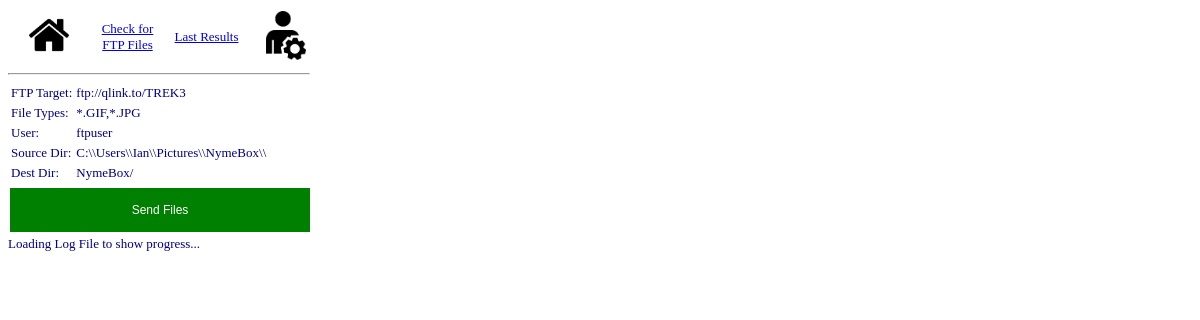
The app's page /, older data.
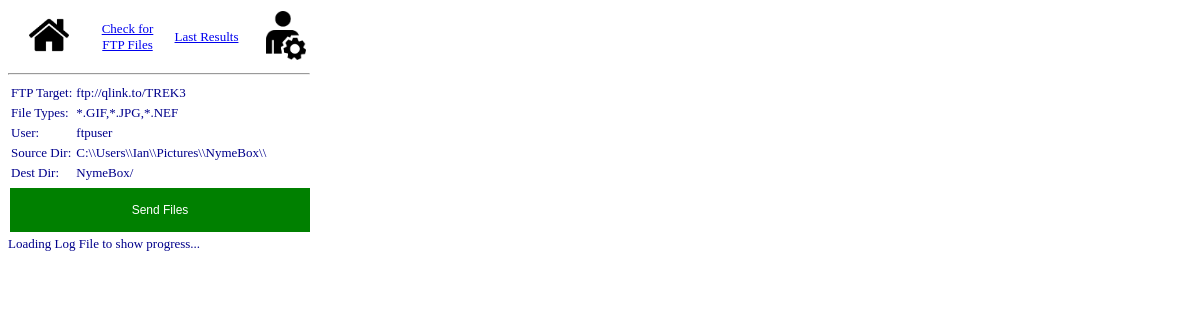
The same page, newer data.
### Basic/models.py (models this page shows)
class ConfigItem(models.Model):
    Manager = models.Manager()
    FtpURL = models.CharField(max_length=250, default='TREK')
    FileTypeList = models.CharField(max_length=250, default='*.GIF,*.JPG')
    FTPUser = models.CharField(max_length=250, default='ftpuser')
    FTPPassword = models.CharField(max_length=250, default='')
    SourceDir = models.CharField(max_length=250, default='/var/www/NymeBox/SDCARD/**')
    DestDir = models.CharField(max_length=20, default='/NymeBox')
    ProcMode = models.CharField(max_length=30, db_index=True, default='TEST', primary_key=True)
    LastLog = models.TextField(default='')
    MovedFiles = models.TextField(default='')

### Basic/views.py (the view)
# urls.py: path('', views.nymebox_home, name='nymebox_home'),
def nymebox_home(request):
        config = ConfigItem.Manager.raw(configQuery, [app_mode])
        return render(request, 'nymebox_home.html', {'config':config[0], 'ftpbutton':'default', 'resetbutton':'none'})

### Basic/templates/nymebox_home.html (shortened to what this page needs)
{% extends 'nymebox/nymebox_base.html' %}
{% block content %}
<body style="color:darkblue;font-size: small;"></body>
<table>
<tr><td>FTP Target: </td><td> {{ config.FtpURL }}</td></tr>
<tr><td>File Types: </td><td>{{ config.FileTypeList }}</td></tr>
<tr><td>User: </td><td>{{ config.FTPUser }}</td></tr>
<tr><td>Source Dir: </td><td>{{ config.SourceDir }}</td></tr>
<tr><td>Dest Dir: </td><td>{{ config.DestDir }}</td></tr>
</table>
<form action="do_ftp/" name="FTP" method="POST">
  <button type="submit" value="Send via FTP" class="FTP" id="FTPButton" style="display: {{ ftpbutton }};"> Send Files </button>
</form>
<div id="div1">Loading Log File to show progress...</div>
</body>
{% endblock %}

Row changes from the older to the newer data that the page shows:
changed ConfigItem "ftp://qlink.to/TREK3": FileTypeList "*.GIF,*.JPG" → "*.GIF,*.JPG,*.NEF"
